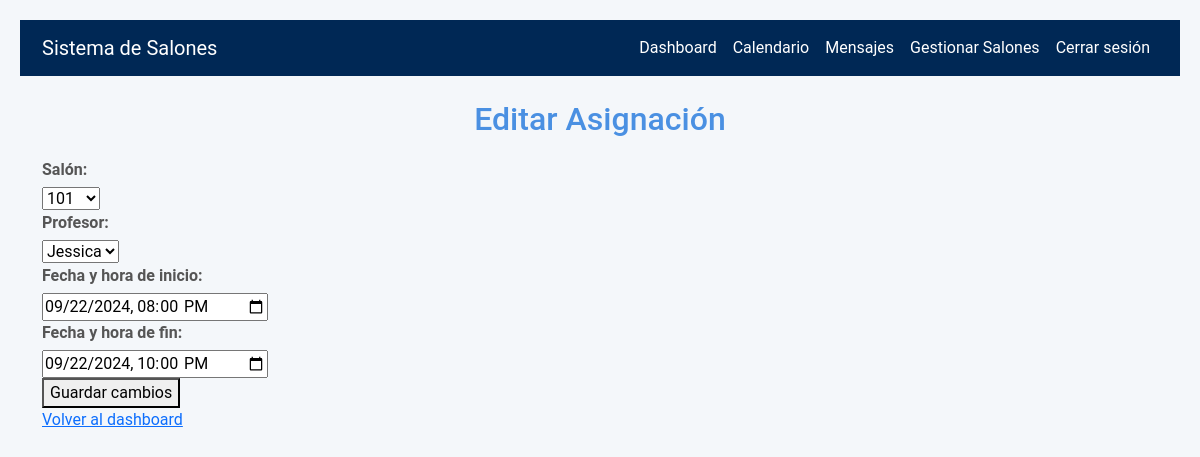
/editar_asignacion/2 (signed in), run on the app's committed database.
### app.py (models this page shows)
class Asignacion(db.Model):
    id = db.Column(db.Integer, primary_key=True)
    salon_id = db.Column(db.Integer, db.ForeignKey('salon.id'), nullable=False)
    profesor_id = db.Column(db.Integer, db.ForeignKey('usuario.id'), nullable=False)
    fecha_inicio = db.Column(db.DateTime, nullable=False)
    fecha_fin = db.Column(db.DateTime, nullable=False)
    salon = db.relationship('Salon', backref=db.backref('asignaciones', lazy=True))
    profesor = db.relationship('Usuario', backref=db.backref('asignaciones_profesor', lazy=True))

class Salon(db.Model):
    id = db.Column(db.Integer, primary_key=True)
    nombre = db.Column(db.String(80), nullable=False)
    capacidad = db.Column(db.Integer, nullable=False)

class Usuario(UserMixin, db.Model):
    id = db.Column(db.Integer, primary_key=True)
    username = db.Column(db.String(80), unique=True, nullable=False)
    password = db.Column(db.String(120), nullable=False)
    rol = db.Column(db.String(20), nullable=False, default='estudiante')

### app.py (the view, shortened to what this page needs)
@app.route('/editar_asignacion/<int:id>', methods=['GET', 'POST'])
@login_required
@admin_required
def editar_asignacion(id):
    asignacion = Asignacion.query.get_or_404(id)
    salones = Salon.query.all()
    profesores = Usuario.query.filter_by(rol='profesor').all()
    return render_template('editar_asignacion.html', asignacion=asignacion, salones=salones, profesores=profesores)
    print(f"Asignación: {asignacion.id}, Salón: {asignacion.salon_id}, Profesor: {asignacion.profesor_id}")
    print(f"Fecha inicio: {asignacion.fecha_inicio}, Fecha fin: {asignacion.fecha_fin}")

### app.py (called while the page is built)
@login_manager.user_loader
def load_user(user_id):
    return Usuario.query.get(int(user_id))

def admin_required(f):
    @wraps(f)
    def decorated_function(*args, **kwargs):
        if not current_user.is_authenticated or current_user.rol != 'admin':
            abort(403)
        return f(*args, **kwargs)
    return decorated_function

### templates/editar_asignacion.html (shortened to what this page needs)
{% extends "base.html" %}
{% block content %}
<h2>Editar Asignación</h2>
<form method="POST">
    <div>
        <label for="salon_id">Salón:</label>
        <select name="salon_id" id="salon_id" required>
            {% for salon in salones %}
            <option value="{{ salon.id }}" {% if salon.id == asignacion.salon_id %}selected{% endif %}>{{ salon.nombre }}</option>
            {% endfor %}
        </select>
    </div>
    <div>
        <label for="profesor_id">Profesor:</label>
        <select name="profesor_id" id="profesor_id" required>
            {% for profesor in profesores %}
            <option value="{{ profesor.id }}" {% if profesor.id == asignacion.profesor_id %}selected{% endif %}>{{ profesor.username }}</option>
            {% endfor %}
        </select>
    </div>
    <div>
        <label for="fecha_inicio">Fecha y hora de inicio:</label>
        <input type="datetime-local" name="fecha_inicio" id="fecha_inicio" value="{{ asignacion.fecha_inicio.strftime('%Y-%m-%dT%H:%M') }}" required>
    </div>
    <div>
        <label for="fecha_fin">Fecha y hora de fin:</label>
        <input type="datetime-local" name="fecha_fin" id="fecha_fin" value="{{ asignacion.fecha_fin.strftime('%Y-%m-%dT%H:%M') }}" required>
    </div>
    <button type="submit">Guardar cambios</button>
</form>
<a href="{{ url_for('admin_dashboard') }}">Volver al dashboard</a>
{% endblock %}

### templates/base.html (style rules this page uses)
body { background-color: #F4F7F9; font-family: 'Arial', sans-serif; }

### templates/editar_asignacion.html (style rules this page uses)
body { font-family: 'Roboto', sans-serif; background-color: #f4f7fa; color: #333; margin: 0; padding: 20px; }
h2 { text-align: center; color: #4a90e2; margin-bottom: 20px; }
label { display: block; margin-bottom: 5px; color: #555; font-weight: bold; }

### data on the page
Asignacion: salon_id "101", profesor_id "Jessica", fecha_inicio "09/22/2024 20:00", fecha_fin "09/22/2024 22:00"
